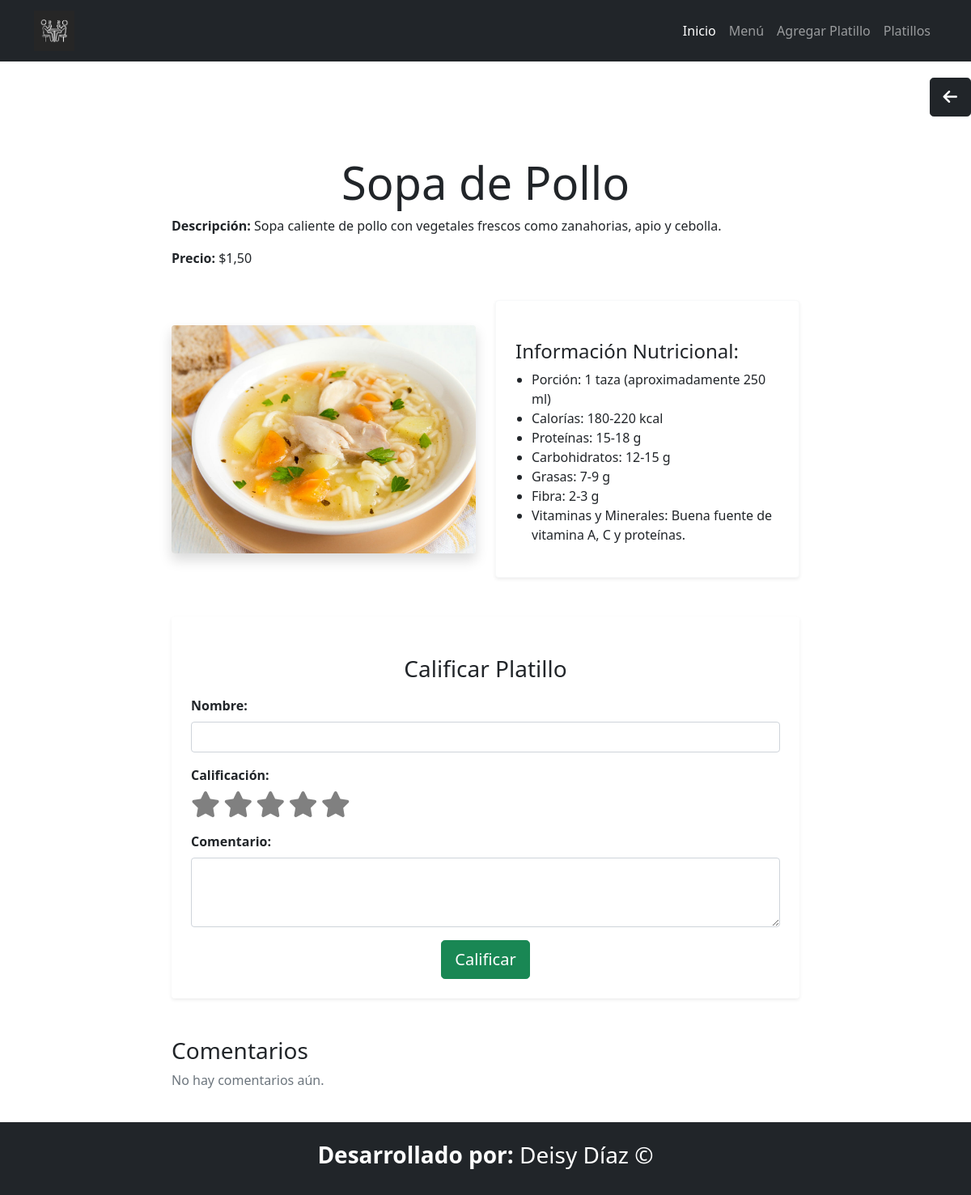
The app's page /platillo/4/ with its own data.
### Aplicaciones/Comida/models.py (models this page shows, shortened)
class Platillo (models.Model):
    TIPOS_PLATILLOS = [
        ('Sopa', 'Sopa'),
        ('Segundo', 'Segundo'),
        ('Bebida', 'Bebida'),
        ('Postre', 'Postre'),
        ('Otro', 'Otro'),
    ]
    id=models.AutoField(primary_key=True)
    nombre = models.CharField(max_length=100)
    descripcion = models.TextField()
    tipo = models.CharField(max_length=20, choices=TIPOS_PLATILLOS, default='otro')
    is_hidden = models.BooleanField(default=False)
    precio = models.DecimalField(max_digits=6, decimal_places=2)
    informacion_nutricional = models.TextField()
    fecha_disponible = models.DateField()
    foto_platillo=models.ImageField( upload_to='fotos_platillo/', null=True, blank=True)

### Aplicaciones/Comida/views.py (the view, shortened to what this page needs)
# urls.py: path('platillo/<int:platillo_id>/', views.platillo_detalle, name='platillo_detalle'),
def platillo_detalle(request, platillo_id):
    platillo = get_object_or_404(Platillo, id=platillo_id)
    calificaciones = Calificacion.objects.filter(platillo=platillo)
    return render(request, 'platillo_detalle.html', {
        'platillo': platillo,
        'calificaciones': calificaciones
    })

### Aplicaciones/Comida/templates/platillo_detalle.html (shortened to what this page needs)
{% extends "plantilla.html" %}
{% block contenido %}
<div class="text-end mt-4">
    <a href="{% url 'menu_filtrado' %}" class="btn btn-dark btn-lg">
        <i class="fa fa-arrow-left"></i>
    </a>
</div>
<div class="container mt-5" style="max-width: 800px; margin: 0 auto;">
    <div class="row mb-4">
        <div class="col-12">
            <h2 class="display-4 font-weight-bold text-center">{{ platillo.nombre }}</h2>
            <p class="text-justify"><b>Descripción:</b> {{ platillo.descripcion }}</p>
            <p><b>Precio:</b> ${{ platillo.precio }}</p>
        </div>
    </div>
    <div class="row mb-5 align-items-center">
        <div class="col-md-6">
            {% if platillo.foto_platillo %}
                <img src="{{ platillo.foto_platillo.url }}" class="img-fluid rounded shadow" alt="{{ platillo.nombre }}" style="max-height: 350px; object-fit: cover; width: 100%;">
            {% else %}
                <img src="/media/fotos_platillo/default.jpg" class="img-fluid rounded shadow" alt="{{ platillo.nombre }}" style="max-height: 350px; object-fit: cover; width: 100%;">
            {% endif %}
        </div>
        <div class="col-md-6">
            <div class="card shadow-sm border-light rounded p-4 h-100">
                <h4 class="mt-4">Información Nutricional:</h4>
                <ul style="list-style-type: disc; padding-left: 20px;">
                    {% for item in platillo.informacion_nutricional.splitlines %}
                        <li>{{ item }}</li>
                    {% endfor %}
                </ul>
            </div>
        </div>
    </div>
    <div class="bg-white p-4 rounded shadow-sm">
        <h3 class="mt-4 mb-3 text-center">Calificar Platillo</h3>
        <form method="post">
            <div class="mb-3">
                <label for="usuario" class="form-label"><b>Nombre:</b></label>
                <input type="text" class="form-control" id="usuario" name="usuario" required>
            </div>
            <div class="mb-3">
                <label for="calificacion" class="form-label"><b>Calificación:</b></label>
                <div id="calificacion" class="rating">
                    <label for="star1" class="fa fa-star star"></label>
                    <label for="star2" class="fa fa-star star"></label>
                    <label for="star3" class="fa fa-star star"></label>
                    <label for="star4" class="fa fa-star star"></label>
                    <label for="star5" class="fa fa-star star"></label>
                </div>
            </div>
            <div class="mb-3">
                <label for="comentario" class="form-label"><b>Comentario:</b></label>
                <textarea class="form-control" id="comentario" name="comentario" rows="3"></textarea>
            </div>
            <div class="text-center">
                <button type="submit" class="btn btn-success btn-lg">Calificar</button>
            </div>
        </form>
    </div>
    <h3 class="mt-5">Comentarios</h3>
    {% for calificacion in calificaciones %}
        <div class="card mb-4 shadow-sm">
            <div class="card-body">
                <h5 class="card-title">{{ calificacion.usuario }}</h5>
                <p class="card-text">Calificación: {{ calificacion.calificacion }} estrellas</p>
                <p class="card-text">{{ calificacion.comentario }}</p>
                <form method="post" class="d-inline">
                    {% csrf_token %}
                    <input type="hidden" name="eliminar_calificacion" value="{{ calificacion.id }}">
                    <button type="submit" class="btn btn-danger btn-sm" onclick="return confirm('¿Estás seguro de que deseas eliminar esta calificación?');">Eliminar</button>
                </form>
            </div>
        </div>
    {% empty %}
        <p class="text-muted">No hay comentarios aún.</p>
    {% endfor %}
</div>
{% endblock %}

### Aplicaciones/Comida/templates/platillo_detalle.html (style rules this page uses)
.star { font-size: 2rem; color: gray; cursor: pointer; transition: color 0.3s; }

### records on screen
Platillo: nombre "Sopa de Pollo", descripcion "Sopa caliente de pollo con vegetales frescos como zanahorias, apio y cebolla.", precio "1,50", foto_platillo (picture)

### other values on screen
{{ item }} "Porción: 1 taza (aproximadamente 250 ml)" "Calorías: 180-220 kcal" "Proteínas: 15-18 g" "Carbohidratos: 12-15 g" "Grasas: 7-9 g" "Fibra: 2-3 g" "Vitaminas y Minerales: Buena fuente de vitamina A, C y proteínas."
